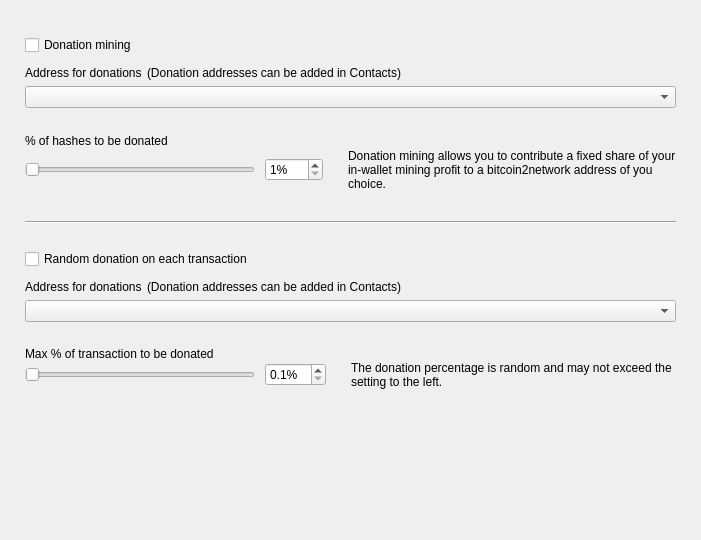
<?xml version="1.0" encoding="UTF-8"?>
<ui version="4.0">
 <class>DonationOptionsFrame</class>
 <widget class="QFrame" name="DonationOptionsFrame">
  <property name="geometry">
   <rect>
    <x>0</x>
    <y>0</y>
    <width>701</width>
    <height>540</height>
   </rect>
  </property>
  <property name="windowTitle">
   <string>Frame</string>
  </property>
  <property name="frameShape">
   <enum>QFrame::NoFrame</enum>
  </property>
  <property name="frameShadow">
   <enum>QFrame::Raised</enum>
  </property>
  <layout class="QVBoxLayout" name="verticalLayout">
   <property name="spacing">
    <number>10</number>
   </property>
   <property name="leftMargin">
    <number>25</number>
   </property>
   <property name="topMargin">
    <number>35</number>
   </property>
   <property name="rightMargin">
    <number>25</number>
   </property>
   <property name="bottomMargin">
    <number>0</number>
   </property>
   <item>
    <widget class="QCheckBox" name="m_enableDonationMiningCheck">
     <property name="text">
      <string>Donation mining</string>
     </property>
    </widget>
   </item>
   <item>
    <widget class="QFrame" name="m_donationMiningFrame">
     <property name="frameShape">
      <enum>QFrame::NoFrame</enum>
     </property>
     <property name="frameShadow">
      <enum>QFrame::Raised</enum>
     </property>
     <layout class="QGridLayout" name="gridLayout" columnstretch="1,0,0,1">
      <property name="leftMargin">
       <number>0</number>
      </property>
      <property name="topMargin">
       <number>0</number>
      </property>
      <property name="rightMargin">
       <number>0</number>
      </property>
      <property name="bottomMargin">
       <number>0</number>
      </property>
      <property name="horizontalSpacing">
       <number>10</number>
      </property>
      <property name="verticalSpacing">
       <number>0</number>
      </property>
      <item row="2" column="0" colspan="4">
       <widget class="QComboBox" name="m_donationMiningAddressCombo"/>
      </item>
      <item row="3" column="0" colspan="4">
       <spacer name="verticalSpacer_2">
        <property name="orientation">
         <enum>Qt::Vertical</enum>
        </property>
        <property name="sizeType">
         <enum>QSizePolicy::Fixed</enum>
        </property>
        <property name="sizeHint" stdset="0">
         <size>
          <width>20</width>
          <height>25</height>
         </size>
        </property>
       </spacer>
      </item>
      <item row="4" column="0" colspan="4">
       <widget class="WalletGui::WalletNormalBlackTextLabel" name="label_2">
        <property name="minimumSize">
         <size>
          <width>0</width>
          <height>16</height>
         </size>
        </property>
        <property name="text">
         <string>% of hashes to be donated</string>
        </property>
        <property name="indent">
         <number>0</number>
        </property>
       </widget>
      </item>
      <item row="5" column="1">
       <widget class="QSpinBox" name="m_donationMiningAmountSpin">
        <property name="suffix">
         <string>%</string>
        </property>
        <property name="minimum">
         <number>1</number>
        </property>
        <property name="maximum">
         <number>100</number>
        </property>
       </widget>
      </item>
      <item row="5" column="0">
       <widget class="QSlider" name="m_donationMiningAmountSlider">
        <property name="maximumSize">
         <size>
          <width>230</width>
          <height>16777215</height>
         </size>
        </property>
        <property name="minimum">
         <number>1</number>
        </property>
        <property name="maximum">
         <number>100</number>
        </property>
        <property name="orientation">
         <enum>Qt::Horizontal</enum>
        </property>
       </widget>
      </item>
      <item row="5" column="2">
       <spacer name="horizontalSpacer">
        <property name="orientation">
         <enum>Qt::Horizontal</enum>
        </property>
        <property name="sizeType">
         <enum>QSizePolicy::Fixed</enum>
        </property>
        <property name="sizeHint" stdset="0">
         <size>
          <width>5</width>
          <height>20</height>
         </size>
        </property>
       </spacer>
      </item>
      <item row="5" column="3" alignment="Qt::AlignVCenter">
       <widget class="WalletGui::WalletSmallGrayTextLabel" name="m_donationMiningCommentLabel">
        <property name="minimumSize">
         <size>
          <width>0</width>
          <height>32</height>
         </size>
        </property>
        <property name="text">
         <string>Donation mining allows you to contribute a fixed share of your in-wallet mining profit to a bitcoin2network address of you choice.</string>
        </property>
        <property name="wordWrap">
         <bool>true</bool>
        </property>
        <property name="indent">
         <number>0</number>
        </property>
       </widget>
      </item>
      <item row="1" column="0" colspan="4">
       <spacer name="verticalSpacer_6">
        <property name="orientation">
         <enum>Qt::Vertical</enum>
        </property>
        <property name="sizeType">
         <enum>QSizePolicy::Fixed</enum>
        </property>
        <property name="sizeHint" stdset="0">
         <size>
          <width>20</width>
          <height>5</height>
         </size>
        </property>
       </spacer>
      </item>
      <item row="0" column="0" colspan="4">
       <layout class="QHBoxLayout" name="horizontalLayout" stretch="0,1">
        <property name="spacing">
         <number>5</number>
        </property>
        <property name="leftMargin">
         <number>0</number>
        </property>
        <item>
         <widget class="WalletGui::WalletNormalBlackTextLabel" name="label">
          <property name="minimumSize">
           <size>
            <width>0</width>
            <height>16</height>
           </size>
          </property>
          <property name="text">
           <string>Address for donations</string>
          </property>
          <property name="indent">
           <number>0</number>
          </property>
         </widget>
        </item>
        <item>
         <widget class="WalletGui::WalletSmallGrayTextLabel" name="label_5">
          <property name="text">
           <string>(Donation addresses can be added in Contacts)</string>
          </property>
         </widget>
        </item>
       </layout>
      </item>
     </layout>
    </widget>
   </item>
   <item>
    <spacer name="verticalSpacer_3">
     <property name="orientation">
      <enum>Qt::Vertical</enum>
     </property>
     <property name="sizeType">
      <enum>QSizePolicy::Fixed</enum>
     </property>
     <property name="sizeHint" stdset="0">
      <size>
       <width>20</width>
       <height>20</height>
      </size>
     </property>
    </spacer>
   </item>
   <item>
    <widget class="Line" name="line">
     <property name="frameShadow">
      <enum>QFrame::Sunken</enum>
     </property>
     <property name="orientation">
      <enum>Qt::Horizontal</enum>
     </property>
    </widget>
   </item>
   <item>
    <spacer name="verticalSpacer_4">
     <property name="orientation">
      <enum>Qt::Vertical</enum>
     </property>
     <property name="sizeType">
      <enum>QSizePolicy::Fixed</enum>
     </property>
     <property name="sizeHint" stdset="0">
      <size>
       <width>20</width>
       <height>15</height>
      </size>
     </property>
    </spacer>
   </item>
   <item>
    <widget class="QCheckBox" name="m_enableDonationChangeCheck">
     <property name="text">
      <string>Random donation on each transaction</string>
     </property>
    </widget>
   </item>
   <item>
    <widget class="QFrame" name="m_donationChangeFrame">
     <property name="frameShape">
      <enum>QFrame::NoFrame</enum>
     </property>
     <property name="frameShadow">
      <enum>QFrame::Raised</enum>
     </property>
     <layout class="QGridLayout" name="gridLayout_2" columnstretch="1,0,0,1">
      <property name="leftMargin">
       <number>0</number>
      </property>
      <property name="topMargin">
       <number>0</number>
      </property>
      <property name="rightMargin">
       <number>0</number>
      </property>
      <property name="bottomMargin">
       <number>0</number>
      </property>
      <property name="horizontalSpacing">
       <number>10</number>
      </property>
      <property name="verticalSpacing">
       <number>0</number>
      </property>
      <item row="3" column="0" colspan="4">
       <spacer name="verticalSpacer_5">
        <property name="orientation">
         <enum>Qt::Vertical</enum>
        </property>
        <property name="sizeType">
         <enum>QSizePolicy::Fixed</enum>
        </property>
        <property name="sizeHint" stdset="0">
         <size>
          <width>20</width>
          <height>25</height>
         </size>
        </property>
       </spacer>
      </item>
      <item row="4" column="0" colspan="4">
       <widget class="WalletGui::WalletNormalBlackTextLabel" name="label_3">
        <property name="text">
         <string>Max % of transaction to be donated</string>
        </property>
        <property name="indent">
         <number>0</number>
        </property>
       </widget>
      </item>
      <item row="5" column="0">
       <widget class="QSlider" name="m_donationChangeAmountSlider">
        <property name="maximumSize">
         <size>
          <width>230</width>
          <height>16777215</height>
         </size>
        </property>
        <property name="minimum">
         <number>1</number>
        </property>
        <property name="maximum">
         <number>100</number>
        </property>
        <property name="orientation">
         <enum>Qt::Horizontal</enum>
        </property>
       </widget>
      </item>
      <item row="2" column="0" colspan="4">
       <widget class="QComboBox" name="m_donationChangeAddressCombo"/>
      </item>
      <item row="5" column="3" alignment="Qt::AlignVCenter">
       <widget class="WalletGui::WalletSmallGrayTextLabel" name="m_donationChangeCommentLabel">
        <property name="text">
         <string>The donation percentage is random and may not exceed the setting to the left.</string>
        </property>
        <property name="wordWrap">
         <bool>true</bool>
        </property>
        <property name="indent">
         <number>0</number>
        </property>
       </widget>
      </item>
      <item row="5" column="1">
       <widget class="QDoubleSpinBox" name="m_donationChangeAmountSpin">
        <property name="suffix">
         <string>%</string>
        </property>
        <property name="decimals">
         <number>1</number>
        </property>
        <property name="minimum">
         <double>0.100000000000000</double>
        </property>
        <property name="maximum">
         <double>10.000000000000000</double>
        </property>
        <property name="singleStep">
         <double>0.100000000000000</double>
        </property>
       </widget>
      </item>
      <item row="5" column="2">
       <spacer name="horizontalSpacer_2">
        <property name="orientation">
         <enum>Qt::Horizontal</enum>
        </property>
        <property name="sizeType">
         <enum>QSizePolicy::Fixed</enum>
        </property>
        <property name="sizeHint" stdset="0">
         <size>
          <width>5</width>
          <height>20</height>
         </size>
        </property>
       </spacer>
      </item>
      <item row="1" column="0" colspan="4">
       <spacer name="verticalSpacer_7">
        <property name="orientation">
         <enum>Qt::Vertical</enum>
        </property>
        <property name="sizeType">
         <enum>QSizePolicy::Fixed</enum>
        </property>
        <property name="sizeHint" stdset="0">
         <size>
          <width>20</width>
          <height>5</height>
         </size>
        </property>
       </spacer>
      </item>
      <item row="0" column="0" colspan="4">
       <layout class="QHBoxLayout" name="horizontalLayout_2" stretch="0,1">
        <property name="spacing">
         <number>5</number>
        </property>
        <property name="leftMargin">
         <number>0</number>
        </property>
        <item>
         <widget class="WalletGui::WalletNormalBlackTextLabel" name="label_4">
          <property name="minimumSize">
           <size>
            <width>0</width>
            <height>16</height>
           </size>
          </property>
          <property name="text">
           <string>Address for donations</string>
          </property>
          <property name="indent">
           <number>0</number>
          </property>
         </widget>
        </item>
        <item>
         <widget class="WalletGui::WalletSmallGrayTextLabel" name="label_6">
          <property name="text">
           <string>(Donation addresses can be added in Contacts)</string>
          </property>
         </widget>
        </item>
       </layout>
      </item>
     </layout>
    </widget>
   </item>
   <item>
    <spacer name="verticalSpacer">
     <property name="orientation">
      <enum>Qt::Vertical</enum>
     </property>
     <property name="sizeType">
      <enum>QSizePolicy::Expanding</enum>
     </property>
     <property name="sizeHint" stdset="0">
      <size>
       <width>20</width>
       <height>10</height>
      </size>
     </property>
    </spacer>
   </item>
  </layout>
 </widget>
 <customwidgets>
  <customwidget>
   <class>WalletGui::WalletSmallGrayTextLabel</class>
   <extends>QLabel</extends>
   <header>Gui/Common/WalletTextLabel.h</header>
  </customwidget>
  <customwidget>
   <class>WalletGui::WalletNormalBlackTextLabel</class>
   <extends>QLabel</extends>
   <header>Gui/Common/WalletTextLabel.h</header>
  </customwidget>
 </customwidgets>
 <resources/>
 <connections>
  <connection>
   <sender>m_enableDonationMiningCheck</sender>
   <signal>toggled(bool)</signal>
   <receiver>m_donationMiningFrame</receiver>
   <slot>setEnabled(bool)</slot>
   <hints>
    <hint type="sourcelabel">
     <x>353</x>
     <y>41</y>
    </hint>
    <hint type="destinationlabel">
     <x>350</x>
     <y>115</y>
    </hint>
   </hints>
  </connection>
  <connection>
   <sender>m_donationMiningAmountSlider</sender>
   <signal>valueChanged(int)</signal>
   <receiver>DonationOptionsFrame</receiver>
   <slot>donationMiningAmountChanged(int)</slot>
   <hints>
    <hint type="sourcelabel">
     <x>187</x>
     <y>155</y>
    </hint>
    <hint type="destinationlabel">
     <x>350</x>
     <y>269</y>
    </hint>
   </hints>
  </connection>
  <connection>
   <sender>m_donationMiningAmountSpin</sender>
   <signal>valueChanged(int)</signal>
   <receiver>DonationOptionsFrame</receiver>
   <slot>donationMiningAmountChanged(int)</slot>
   <hints>
    <hint type="sourcelabel">
     <x>391</x>
     <y>155</y>
    </hint>
    <hint type="destinationlabel">
     <x>350</x>
     <y>269</y>
    </hint>
   </hints>
  </connection>
  <connection>
   <sender>m_enableDonationChangeCheck</sender>
   <signal>toggled(bool)</signal>
   <receiver>m_donationChangeFrame</receiver>
   <slot>setEnabled(bool)</slot>
   <hints>
    <hint type="sourcelabel">
     <x>353</x>
     <y>237</y>
    </hint>
    <hint type="destinationlabel">
     <x>350</x>
     <y>328</y>
    </hint>
   </hints>
  </connection>
  <connection>
   <sender>m_donationChangeAmountSlider</sender>
   <signal>valueChanged(int)</signal>
   <receiver>DonationOptionsFrame</receiver>
   <slot>donationChangeAmountChanged(int)</slot>
   <hints>
    <hint type="sourcelabel">
     <x>187</x>
     <y>385</y>
    </hint>
    <hint type="destinationlabel">
     <x>350</x>
     <y>269</y>
    </hint>
   </hints>
  </connection>
  <connection>
   <sender>m_donationChangeAmountSpin</sender>
   <signal>valueChanged(double)</signal>
   <receiver>DonationOptionsFrame</receiver>
   <slot>donationChangeAmountChanged(double)</slot>
   <hints>
    <hint type="sourcelabel">
     <x>433</x>
     <y>353</y>
    </hint>
    <hint type="destinationlabel">
     <x>350</x>
     <y>269</y>
    </hint>
   </hints>
  </connection>
 </connections>
 <slots>
  <slot>donationMiningAmountChanged(int)</slot>
  <slot>donationChangeAmountChanged(int)</slot>
  <slot>donationChangeAmountChanged(double)</slot>
 </slots>
</ui>
